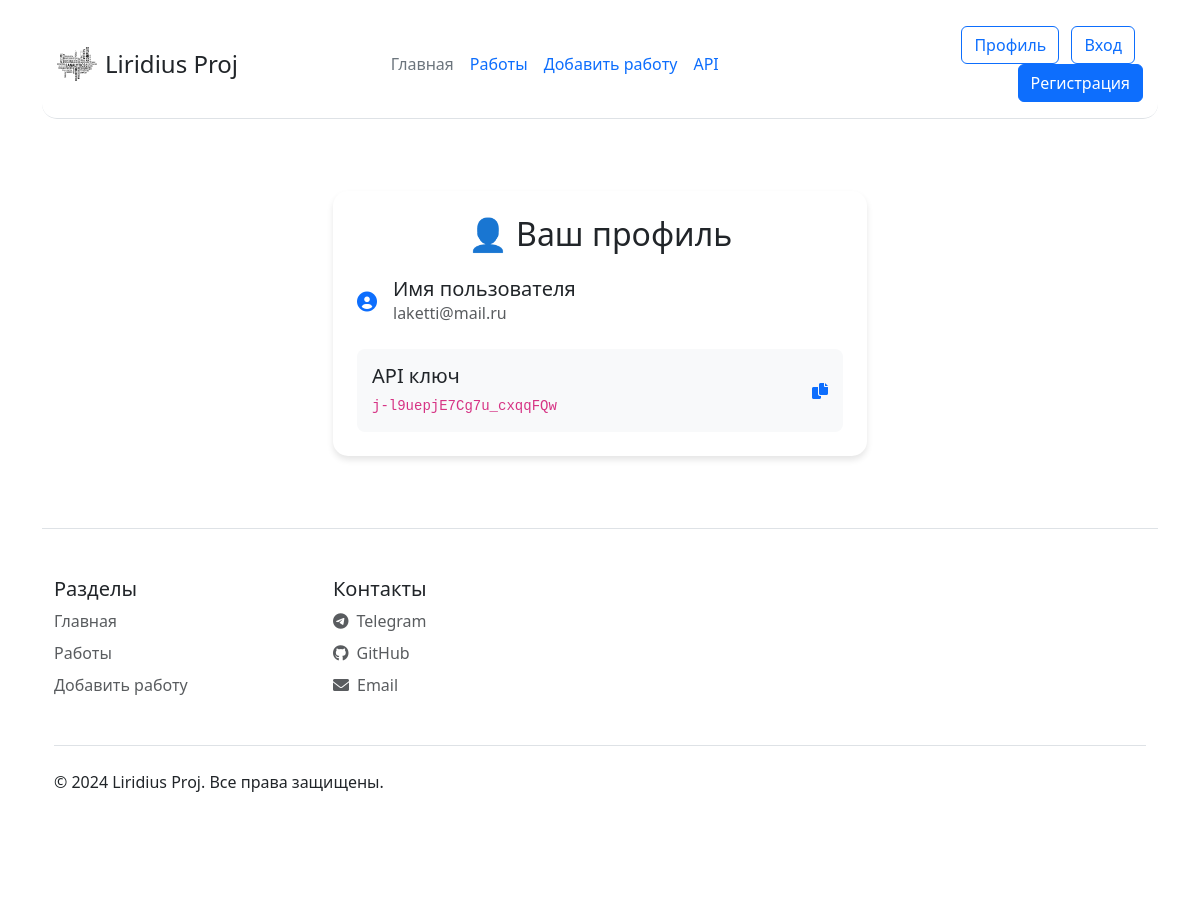
The page /profile (signed in) on the database as committed earlier.
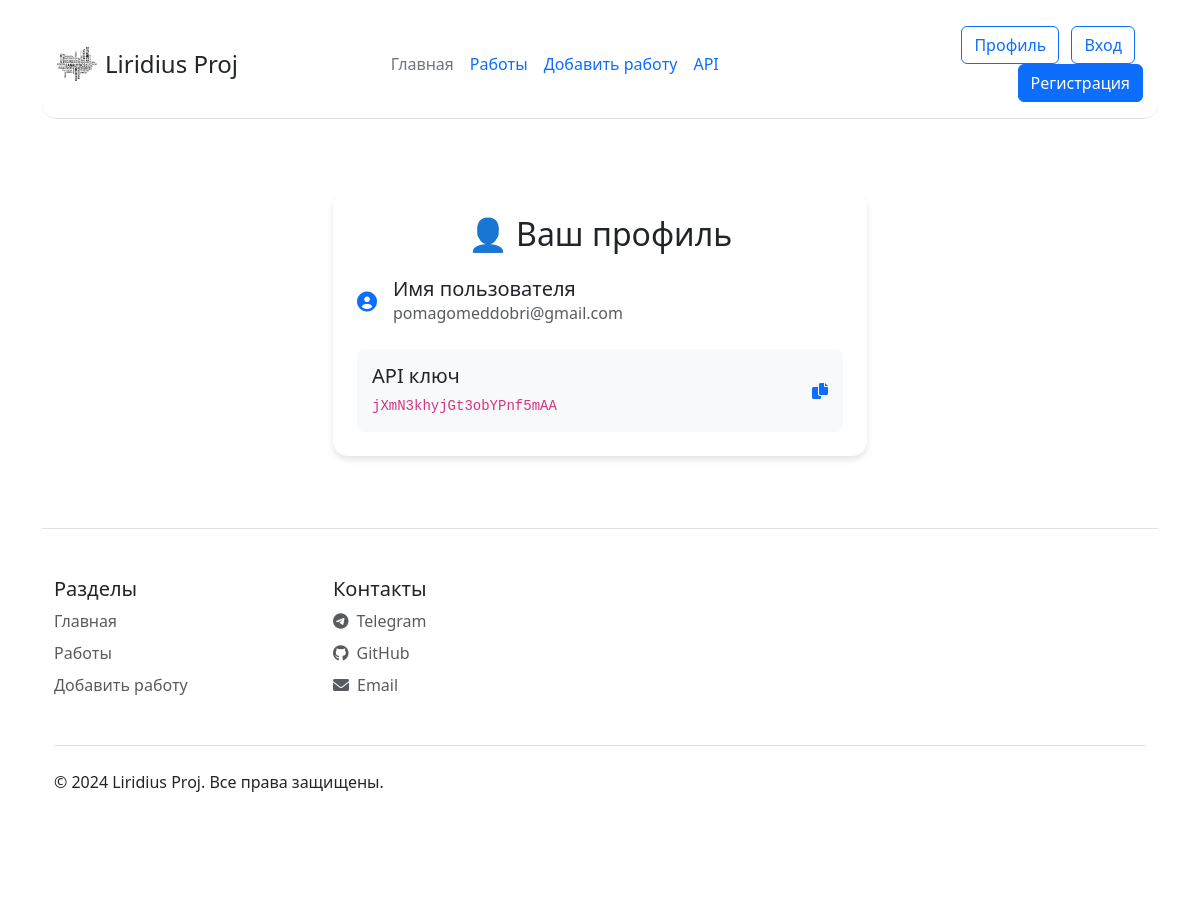
The same page on the database as committed later.
### data/models.py (models this page shows, shortened)
class User(UserMixin, db.Model, SerializerMixin):
    __tablename__ = 'users'
    id = db.Column(db.Integer, primary_key=True)
    email = db.Column(db.String(80), unique=True)
    password_bash = db.Column(db.String(120))
    api_k = db.Column(db.String(18))

### app.py (the view)
@app.route("/profile")
@login_required
def profile():
    if current_user.api_k is None:
        return render_template("profile.html", user_name=current_user.email, api_key="Не зарегистрирован")
    return render_template("profile.html", user_name=current_user.email, api_key=current_user.api_k)

### app.py (called while the page is built)
@log_m.user_loader
def load_user(user_id):
    return db.session.get(User, user_id)

### templates/profile.html (shortened to what this page needs)
{% extends "base.html" %}
{% block content %}
<div class="container py-5" id="profile">
    <div class="row justify-content-center">
        <div class="col-md-8 col-lg-6">
            <div class="profile-card p-4 mb-4">
                <h2 class="mb-4 text-center animate-slide-up" style="animation-delay: 0.2s;">👤 Ваш профиль</h2>
                <div class="info-item" style="animation-delay: 0.4s;">
                    <div class="d-flex align-items-center mb-4">
                        <i class="fas fa-user-circle fa-lg me-3 text-primary"></i>
                        <div>
                            <h5 class="mb-0">Имя пользователя</h5>
                            <p class="text-muted mb-0">{{ user_name }}</p>
                        </div>
                    </div>
                </div>
                <div class="info-item" style="animation-delay: 0.6s;">
                    <div class="api-key-container">
                        <div class="d-flex justify-content-between align-items-center">
                            <div>
                                <h5 class="mb-1">API ключ</h5>
                                <code class="text-break api-key">{{ api_key }}</code>
                            </div>
                            <i class="fas fa-copy copy-icon text-primary" onclick="copyApiKey()"></i>
                        </div>
                    </div>
                </div>
            </div>
        </div>
    </div>
</div>
{% endblock %}

### templates/base.html (shortened to what this page needs)
<!DOCTYPE html>
<html lang="en">
<head>
    <link rel="stylesheet" href="{{ url_for('static', filename='css/main.css')}}">
    <link href="https://cdn.jsdelivr.net/npm/bootstrap@5.3.3/dist/css/bootstrap.min.css" rel="stylesheet"
>
    <link rel="stylesheet" href="https://cdnjs.cloudflare.com/ajax/libs/font-awesome/6.0.0/css/all.min.css">
</head>
<body>
    <div class="container">
        <header
            class="d-flex flex-wrap align-items-center justify-content-center justify-content-md-between py-3 mb-4 border-bottom">
            <div class="d-flex align-items-center">
                <img src="{{ url_for('static', filename='img/logo.svg') }}" alt="Logo" class="me-2" width="40">
                <span class="fs-4">Liridius Proj</span>
            </div>
            <ul class="nav col-12 col-md-auto mb-2 justify-content-center mb-md-0">
                <li><a href="/" class="nav-link px-2 link-secondary">Главная</a></li>
                <li><a href="/jobs_vision" class="nav-link px-2">Работы</a></li>
                <li><a href="/addjob" class="nav-link px-2">Добавить работу</a></li>
                <li><a href="/create_api_key" class="nav-link px-2">API</a></li>
            </ul>
            <div class="col-md-3 text-end">
                <a href="/profile" class="btn btn-outline-primary me-2">Профиль</a>
                <a href="/login" class="btn btn-outline-primary me-2">Вход</a>
                <a href="/register" class="btn btn-primary">Регистрация</a>
            </div>
        </header>
        {% block content %}{% endblock %}
        <footer class="border-top">
            <div class="container py-5">
                <div class="row">
                    <div class="col-6 col-md-3 mb-3">
                        <h5>Разделы</h5>
                        <ul class="nav flex-column">
                            <li class="nav-item mb-2"><a href="/" class="nav-link p-0 text-muted">Главная</a></li>
                            <li class="nav-item mb-2"><a href="/jobs_vision" class="nav-link p-0 text-muted">Работы</a>
                            </li>
                            <li class="nav-item mb-2"><a href="/addjob" class="nav-link p-0 text-muted">Добавить
                                    работу</a></li>
                        </ul>
                    </div>
                    <div class="col-6 col-md-3 mb-3">
                        <h5>Контакты</h5>
                        <ul class="nav flex-column">
                            <li class="nav-item mb-2"><a href="https://t.me/liridius_proj_bot" class="nav-link p-0 text-muted" target="_blank"><i
                                        class="fab fa-telegram me-2"></i>Telegram</a></li>
                            <li class="nav-item mb-2"><a href="https://github.com/ZEFERUS777/yandex-task-web" target="_blank" class="nav-link p-0 text-muted"><i
                                        class="fab fa-github me-2"></i>GitHub</a></li>
                            <li class="nav-item mb-2"><a href="#" class="nav-link p-0 text-muted"><i
                                        class="fas fa-envelope me-2"></i>Email</a></li>
                        </ul>
                    </div>
                </div>
                <div class="d-flex justify-content-between py-4 my-4 border-top">
                    <p>&copy; 2024 Liridius Proj. Все права защищены.</p>
                </div>
            </div>
        </footer>
    </div>
</body>
</html>

### static/css/main.css (style rules this page uses)
header { border-radius: 15px; padding: 15px; margin-top: 10px; }

### templates/base.html (style rules this page uses)
.btn-outline-primary, .btn-primary { transition: transform 0.2s ease, box-shadow 0.2s ease; position: relative; overflow: hidden; }

### templates/profile.html (style rules this page uses)
#profile { animation: fadeIn 0.8s ease-out; }
.profile-card { background: white; border-radius: 15px; box-shadow: 0 4px 6px rgba(0, 0, 0, 0.1); transition: all 0.3s ease; overflow: hidden; }
.api-key-container { position: relative; background: #f8f9fa; border-radius: 8px; padding: 15px; transition: all 0.3s ease; }
.copy-icon { cursor: pointer; transition: transform 0.2s ease; }
.info-item { opacity: 0; animation: slideUp 0.6s ease forwards; }

Rows that differ between the two databases and show on the page:
changed User: email "laketti@mail.ru" → "pomagomeddobri@gmail.com"; api_k "j-l9uepjE7Cg7u_cxqqFQw" → "jXmN3khyjGt3obYPnf5mAA"
